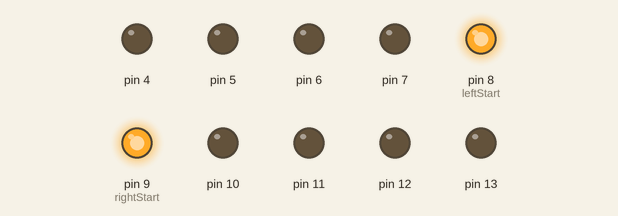
Recording of a sketch running on a simulated Arduino Uno, built with avr-gcc and run on an emulated ATmega328P. Shown: output pins drawn as LEDs (lit = HIGH).

Above: at 0.05 s.
At 0.72 s:
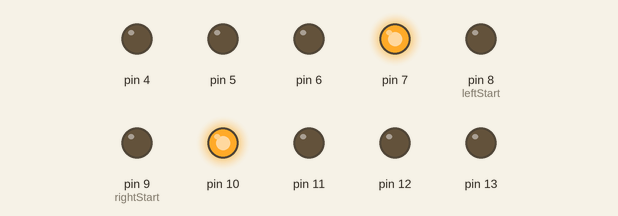
At 1.37 s:
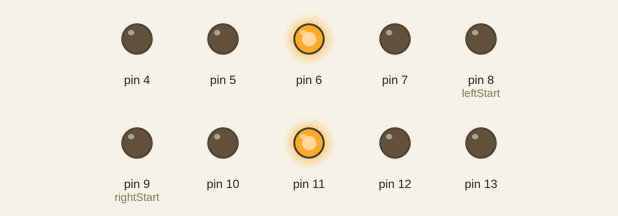
At 2.02 s:
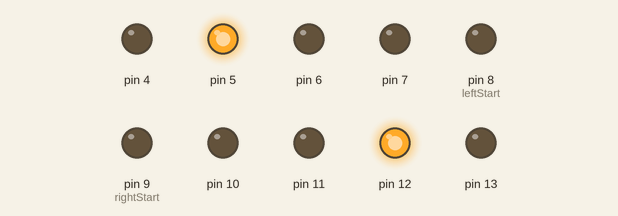
At 2.7 s:
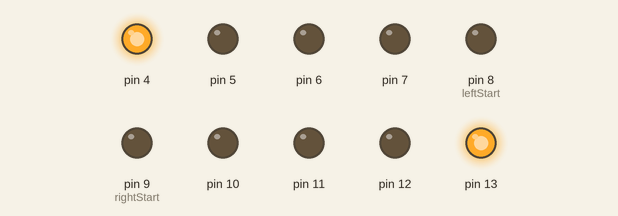
Timing chart, 0 to 3.0 s (numbered marks = the images above):
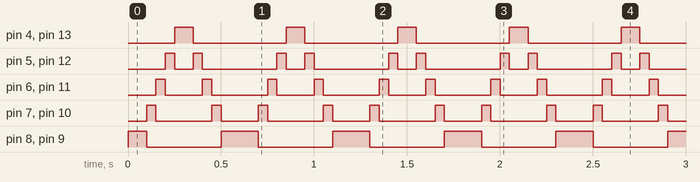

The sketch:

MiddleToTopRunningLight.ino
```cpp
void setup() {
  int indexPIN = 0;

  for(indexPIN = 4; indexPIN <= 13; indexPIN++){
    pinMode(indexPIN, OUTPUT);
  }
}

void loop() {
  int leftStart = 8;
  int rightStart = 9;

  int index = 0;
  for(index = 0; index <= 5; index++){

    digitalWrite(leftStart + index, HIGH);
    digitalWrite(rightStart - index, HIGH);
    delay(50);
    digitalWrite(leftStart + index, LOW);
    digitalWrite(rightStart - index, LOW);
  }

  for(index = 5; index >= 0; index--){

    digitalWrite(leftStart + index, HIGH);
    digitalWrite(rightStart - index, HIGH);
    delay(50);
    digitalWrite(leftStart + index, LOW);
    digitalWrite(rightStart - index, LOW);
  }

}
```

Measured:
- by itself, pin 4, pin 13: alternates HIGH for 0.10 s and LOW for 0.50 s
- by itself, pin 5, pin 12: repeats every 0.60 s: LOW 0.10 s, HIGH 0.05 s, LOW 0.40 s, HIGH 0.05 s
- by itself, pin 6, pin 11: repeats every 0.60 s: LOW 0.20 s, HIGH 0.05 s, LOW 0.30 s, HIGH 0.05 s
- by itself, pin 7, pin 10: repeats every 0.60 s: LOW 0.30 s, HIGH 0.05 s, LOW 0.20 s, HIGH 0.05 s
- by itself, pin 8 (leftStart), pin 9 (rightStart): repeats every 0.60 s: LOW 0.40 s, HIGH 0.20 s
